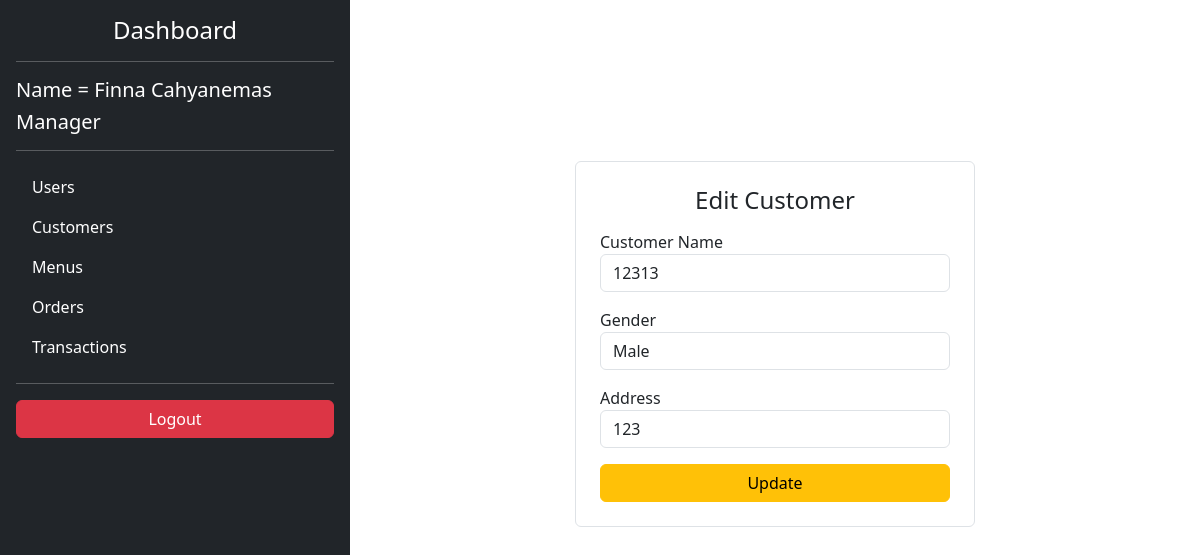
Page /page/index.php?page=editCustomer&action=edit&id=14 (signed in) on the committed database.
### tables this page shows
CREATE TABLE `customers_table` (
  `customer_id` int(11) NOT NULL,
  `customer_name` varchar(50) NOT NULL,
  `gender` enum('Male','Female') NOT NULL,
  `address` varchar(50) NOT NULL
);

### page/edit/editCustomer.php (the view, shortened to what this page needs)
<?php
$id = $_GET['id'];
$dataCustomer = mysqli_fetch_assoc(mysqli_query($connect, "SELECT * FROM customers_table WHERE customer_id = '$id'"));
?>
<div class="d-flex justify-content-center align-items-center" style="height: 80vh;">
    <form method="POST" class="border p-4 rounded" style="width: 400px;">
        <h4 class="text-center mb-3">Edit Customer</h4>
        <div class="mb-3">
            <label>Customer Name</label>
            <input type="text" name="customer_name" value="<?= $dataCustomer['customer_name'] ?>" class="form-control" required>
        </div>
        <div class="mb-3">
            <label>Gender</label>
            <select name="gender" class="form-control">
                <option value="Male" <?= ($dataCustomer['gender'] == "Male") ? "selected" : '' ?>>Male</option>
            </select>
        </div>
        <div class="mb-3">
            <label>Address</label>
            <input type="text" name="address" value="<?= $dataCustomer['address'] ?>" class="form-control" required>
        </div>
        <button name="editCustomer" class="btn btn-warning w-100">Update</button>
    </form>
</div>

### rows in the picture
customers_table: customer_name "12313", gender "Male", address "123"

### other values in the picture
$_SESSION['full_name'] "Finna Cahyanemas"
$_SESSION['role'] "Manager"
